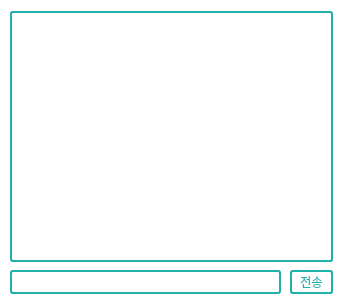
<?xml version="1.0" encoding="UTF-8"?>
<ui version="4.0">
 <class>Service</class>
 <widget class="QWidget" name="Service">
  <property name="geometry">
   <rect>
    <x>0</x>
    <y>0</y>
    <width>344</width>
    <height>300</height>
   </rect>
  </property>
  <property name="windowTitle">
   <string>Form</string>
  </property>
  <property name="styleSheet">
   <string notr="true">background-color: rgb(255, 255, 255);</string>
  </property>
  <widget class="QTextEdit" name="textEdit">
   <property name="geometry">
    <rect>
     <x>10</x>
     <y>11</y>
     <width>323</width>
     <height>251</height>
    </rect>
   </property>
   <property name="styleSheet">
    <string notr="true">border-style: solid;
border-width: 2px;
border-color: #20B2AA;
border-radius: 3px;</string>
   </property>
  </widget>
  <widget class="QLineEdit" name="lineEdit">
   <property name="geometry">
    <rect>
     <x>10</x>
     <y>270</y>
     <width>271</width>
     <height>24</height>
    </rect>
   </property>
   <property name="styleSheet">
    <string notr="true">border-style: solid;
border-width: 2px;
border-color: #20B2AA;
border-radius: 3px;</string>
   </property>
  </widget>
  <widget class="QPushButton" name="connect_btn">
   <property name="geometry">
    <rect>
     <x>290</x>
     <y>270</y>
     <width>43</width>
     <height>24</height>
    </rect>
   </property>
   <property name="styleSheet">
    <string notr="true">color: rgb(32, 178, 170);
border-style: solid;
border-width: 2px;
border-color: #20B2AA;
border-radius: 3px;</string>
   </property>
   <property name="text">
    <string>전송</string>
   </property>
  </widget>
 </widget>
 <resources/>
 <connections/>
</ui>
